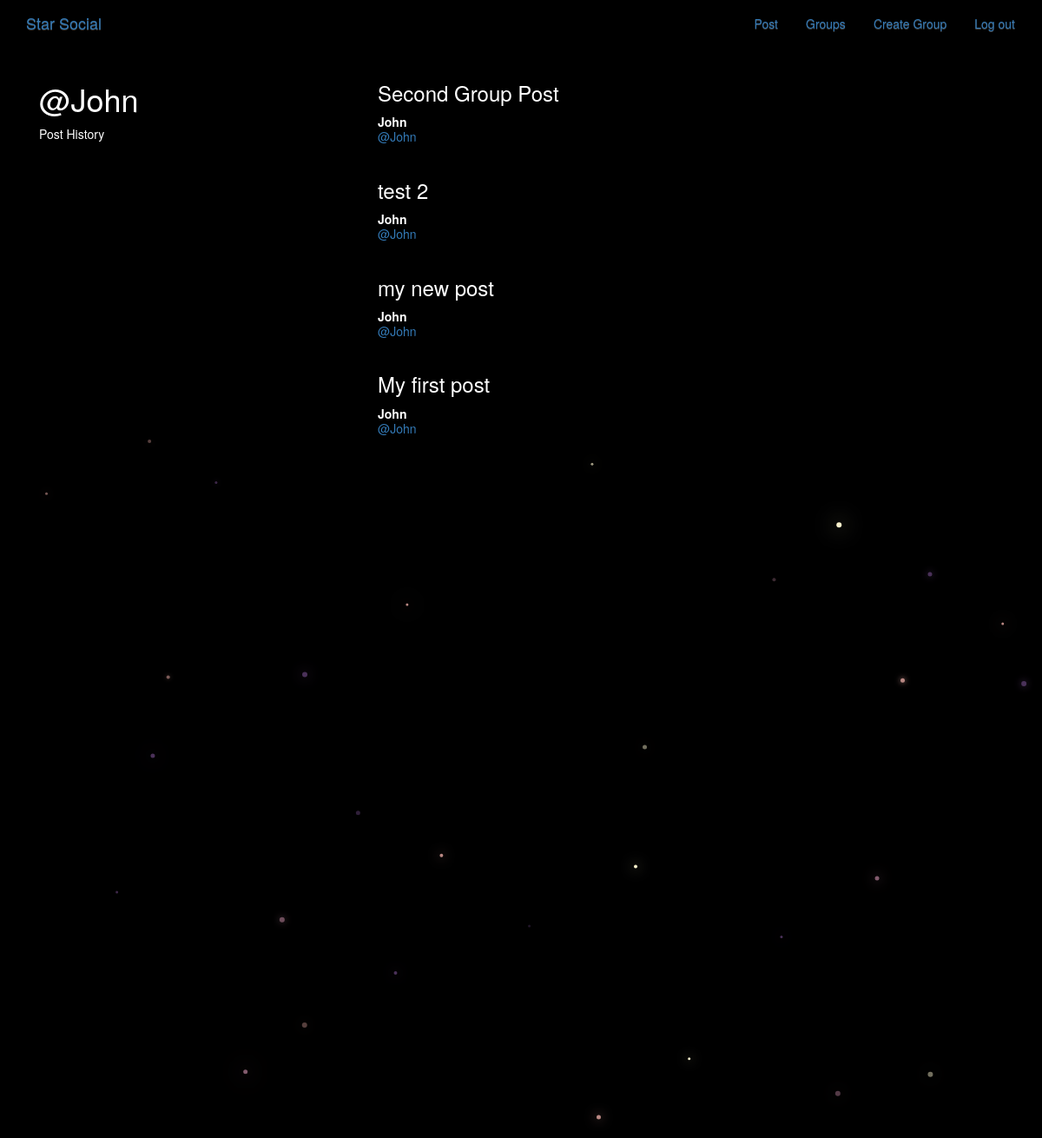
The app's page /posts/by/John/ (signed in) with its own data.
### posts/models.py (models this page shows, shortened)
class Post(models.Model):
    user = models.ForeignKey(User,on_delete=models.SET_NULL, related_name='posts', null=True)
    created_at = models.DateTimeField(auto_now=True)
    message = models.TextField()
    message_html = models.TextField(editable=False)
    group = models.ForeignKey(Group, on_delete=models.SET_NULL, related_name='posts',null=True,blank=True)
    class Meta:
        ordering = ['-created_at']
        unique_together = ['user', 'message']

### posts/views.py (the view)
# urls.py: path('by/<str:username>/', views.UserPosts.as_view(), name='for_user'),
class UserPosts(generic.ListView):
    model = models.Post
    template_name = 'posts/user_post_list.html'
    def get_queryset(self):
        try:
            self.post_user = User.objects.prefetch_related('posts').get(username__iexact=self.kwargs.get('username'))
        except User.DoesNotExist:
            raise Http404
        else:
            return self.post_user.posts.all()
    def get_context_data(self,**kwargs):
        context = super().get_context_data(**kwargs)
        context['post_user'] = self.post_user
        return context

### templates/posts/user_post_list.html
{% extends "posts/post_base.html" %}
{% block prepost %}
<div class="col-md-4">
	<h1>@{{ post_user.username }}</h1>
	<p>Post History</p>
</div>
{% endblock %}
{% block post_content %}
<div class="col-md-8">
	{% for post in post_list %}
		{% include "posts/_post.html" %}
	{% endfor %}
</div>
{% endblock %}

### templates/posts/_post.html (shortened to what this page needs)
<div class="post media">
  <h3>{{post.message_html|safe}}</h3>
  <div class="media-body">
    <strong>{{post.user.username}}</strong>
    <h5 class="media-heading">
    <span class="username">
      <a href="{% url 'posts:for_user' post.user.username %}">@{{ post.user.username }}</a>
    </span>
    </h5>
  </div>
</div>

### static/simplesocial/css/master.css (style rules this page uses)
body { margin: 0; overflow: hidden; background-color: black; color:white; }

### records on screen
Post: message_html "Second Group Post", user.username "John"
Post: message_html "test 2", user.username "John"
Post: message_html "my new post", user.username "John"
Post: message_html "My first post", user.username "John"

### other values on screen
{{ post_user.username }} "John"
